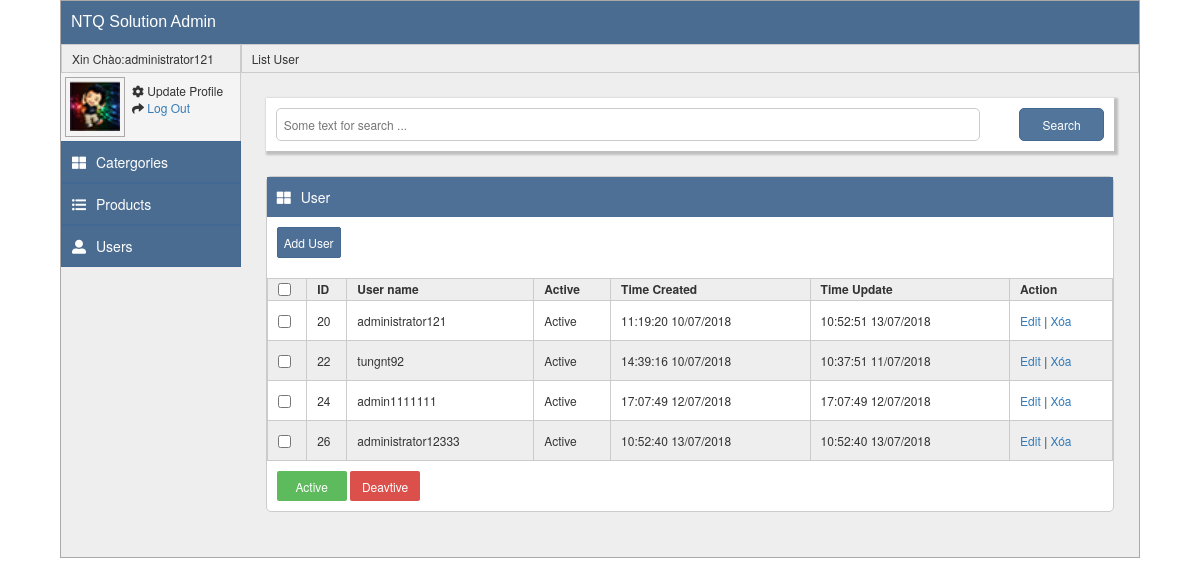
The app's page /user/index (signed in) with its own data.
### tables this page shows
CREATE TABLE `tb_user` (
  `id` int(11) NOT NULL,
  `user` varchar(255) NOT NULL,
  `password` varchar(255) NOT NULL,
  `status` int(11) DEFAULT '0',
  `time_create` int(11) DEFAULT NULL,
  `time_update` int(11) DEFAULT NULL
);

### index.php (called while the page is built, shortened)
<?php
require_once(__LIB_PATH."View.php");
require_once(__LIB_PATH."Model.php");
$bootstrap= new Bootstrap;
?>

### libs/Model.php (called while the page is built, shortened)
<?php
class Model{
	protected $DB_HOST = __HOST;
	protected $DB_NAME = __DB_NAME;
	protected $DB_USER = __USER;
	protected $DB_PASSWORD = __PASS;
	protected $conn;
    public function __construct(){
		if ($this->conn == NULL){
	       	$this->conn = mysqli_connect($this->DB_HOST,$this->DB_USER,$this->DB_PASSWORD,$this->DB_NAME) or die ('Lỗi kết nối');
	        mysqli_set_charset($this->conn, 'UTF8');
	    }
	}
	public function query($sql){
		$this->result = mysqli_query($this->conn,$sql);
	}
	public function select($table, $where='')
	{
		$sql="select * from $table $where";
		$this->query($sql);
	}
}
?>

### models/user_Model.php (called while the page is built, shortened)
<?php
class user_Model extends Model{
	public $table="tb_user";
	public function getdata(){
		$this->select($this->table);
		if($this->num_rows()==0){
         return false;
		}else{
		return true;
		}
	}
}
?>

### views/user/index.php (the view, shortened to what this page needs)
<p class="main__right-catergory__breadcum">List User</p>
	<div class="main__right-catergory__list js_catergory_list">
		<div class="main__right-catergory__content">
			<form action="<?php echo __SITE_PATH."user/search";?>" method="GET" role="form">
				<div class="main__right-catergory__content__search">
					<input type="text" name="search" placeholder="Some text for search ...">
					<button type="submit" class="main__right-catergory__content__button">Search</button>
				</div>
			</form>
			<form action="" method="POST" role="form">
				<div class="main__right-catergory__content__management">
					<div class="main__right-catergory__content__management__head"><i class="fas fa-th-large"></i>User</div>
					<button type="button"class="main__right-catergory__content__management__button"><a href="<?php echo __SITE_PATH."user/add";?>" title="">Add User</a></button>
					<table>
						<tbody>
							<tr>
								<th><input type="checkbox" id="toggle" value="select" onClick="do_this()" /></th>
								<th>ID</th>
								<th>User name</th>
								<th>Active</th>
								<th>Time Created</th>
								<th>Time Update</th>
								<th>Action</th>
							</tr>
							<?php foreach ($data as $row ): ?>
							<tr>
								<td><input type="checkbox" name="checkid[]" value="<?php echo $row['id']; ?>" ></td>
								<td><?php echo $row['id']; ?></td>
								<td><?php echo $row['user']; ?> </td>
								<td><?php echo $row['status'] == 0 ?  "Active" : "Deactive"; ?></td>
								<td><?php echo date("H:i:s d/m/Y",$row['time_create']); ?></td>
								<td><?php echo date("H:i:s d/m/Y",$row['time_update']); ?></td>
								<td>
									<a class="" href="<?php echo __SITE_PATH."user/edit/".$row['id'];?>">Edit</a> |
									<a href="<?php echo __SITE_PATH."user/delete/".$row['id'];?>" class="">Xóa</a>
								</td>
							</tr>
							<?php endforeach ?>
						</tbody>
					</table>
					<button type="submit" name="active" value="active" class="main__right-catergory__content__management__button_accept">Active
					</button>
					<button type="submit" name="deactive" value="deactive" class="main__right-catergory__content__management__button_deaccept">Deavtive</button>
				</div>
			</form>
		</div>
	</div>

### public/css/main.css (style rules this page uses)
* { margin: 0; padding: 0; }
button.main__right-catergory__content__management__button a { color: white; text-decoration: none; }
.body_m .main .main__right-catergory__breadcum { border: 1px solid #cbcbcb; padding: 5px 10px; margin: 0; }
.body_m .main .main__right-catergory__content { padding: 25px; }
.body_m .main .main__right-catergory__content__search { background: #fff; box-shadow: 2px 2px 2px 2px rgba(0, 0, 0, 0.2); padding: 10px; position: relative; margin-bottom: 25px; }
.body_m .main .main__right-catergory__content__search input { width: 85%; padding: 7px; color: #ada8a8; margin-right: 2%; border: 1px solid #cbcbcb; border-radius: 5px; }
.body_m .main .main__right-catergory__content__search button { position: absolute; padding: 7px; width: 10%; right: 10px; background: #52759b; border: 1px solid #436891; border-radius: 5px; color: #fff; }
.body_m .main .main__right-catergory__content__management { width: 100%; height: auto; border: 1px solid #cbcbcb; margin-bottom: 20px; border-radius: 5px; background: #fff; }
.body_m .main .main__right-catergory__content__management__head { padding: 10px; background: #4e7096; color: #fff; font-size: 14px; margin-bottom: 10px; }
.body_m .main .main__right-catergory__content__management__head i { margin-right: 10px; }
.body_m .main .main__right-catergory__content__management__button { color: #fff; padding: 6px; font-size: 12px; background: #4e7096; border: 1px solid #436891; border-radius: 2px; margin-left: 10px; margin-bottom: 20px; }
.body_m .main .main__right-catergory__content__management table { margin-bottom: 10px; width: 100%; height: auto; border: 1px solid #cbcbcb; text-align: left; }
.body_m .main .main__right-catergory__content__management table tr { height: 40px; border-bottom: 1px solid #cbcbcb; }
.body_m .main .main__right-catergory__content__management table tr th, .body_m .main .main__right-catergory__content__management table tr td { border-right: 1px solid #cbcbcb; padding-left: 10px; }
.body_m .main .main__right-catergory__content__management table tr:first-child { height: 20px; }
.body_m .main .main__right-catergory__content__management table tr:first-child th { text-align: left; }
.body_m .main .main__right-catergory__content__management table tr:nth-child(2n+1) { background: #eee; }
.body_m .main .main__right-catergory__content__management__button_accept { margin-bottom: 10px; width: 70px; height: 30px; color: #fff; text-align: center; border: none; border-radius: 2px; background: #5dbb5d; margin-left: 10px; }
.body_m .main .main__right-catergory__content__management__button_deaccept { margin-bottom: 10px; width: 70px; height: 30px; color: #fff; text-align: center; border: none; border-radius: 2px; background: #dc504b; }

### records on screen
tb_user: id "20", user "administrator121", status "Active", time_create "11:19:20 10/07/2018", time_update "10:52:51 13/07/2018"
tb_user: id "22", user "tungnt92", status "Active", time_create "14:39:16 10/07/2018", time_update "10:37:51 11/07/2018"
tb_user: id "24", user "admin1111111", status "Active", time_create "17:07:49 12/07/2018", time_update "17:07:49 12/07/2018"
tb_user: id "26", user "administrator12333", status "Active", time_create "10:52:40 13/07/2018", time_update "10:52:40 13/07/2018"

### other values on screen
Session::get("user") "administrator121"
